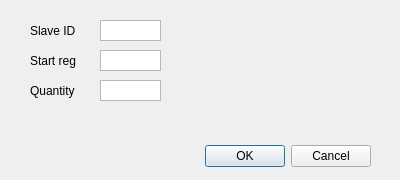
<?xml version="1.0" encoding="UTF-8"?>
<ui version="4.0">
 <class>ParamsDialog</class>
 <widget class="QDialog" name="ParamsDialog">
  <property name="geometry">
   <rect>
    <x>0</x>
    <y>0</y>
    <width>400</width>
    <height>180</height>
   </rect>
  </property>
  <property name="windowTitle">
   <string>Dialog</string>
  </property>
  <widget class="QDialogButtonBox" name="buttonBox">
   <property name="geometry">
    <rect>
     <x>30</x>
     <y>140</y>
     <width>341</width>
     <height>32</height>
    </rect>
   </property>
   <property name="orientation">
    <enum>Qt::Horizontal</enum>
   </property>
   <property name="standardButtons">
    <set>QDialogButtonBox::Cancel|QDialogButtonBox::Ok</set>
   </property>
  </widget>
  <widget class="QTextEdit" name="SlaveID">
   <property name="geometry">
    <rect>
     <x>100</x>
     <y>20</y>
     <width>61</width>
     <height>21</height>
    </rect>
   </property>
   <property name="sizePolicy">
    <sizepolicy hsizetype="Expanding" vsizetype="Expanding">
     <horstretch>0</horstretch>
     <verstretch>0</verstretch>
    </sizepolicy>
   </property>
   <property name="verticalScrollBarPolicy">
    <enum>Qt::ScrollBarAlwaysOff</enum>
   </property>
  </widget>
  <widget class="QTextEdit" name="Quantity">
   <property name="geometry">
    <rect>
     <x>100</x>
     <y>80</y>
     <width>61</width>
     <height>21</height>
    </rect>
   </property>
   <property name="verticalScrollBarPolicy">
    <enum>Qt::ScrollBarAlwaysOff</enum>
   </property>
  </widget>
  <widget class="QLabel" name="label">
   <property name="geometry">
    <rect>
     <x>30</x>
     <y>20</y>
     <width>61</width>
     <height>21</height>
    </rect>
   </property>
   <property name="text">
    <string>Slave ID</string>
   </property>
   <property name="alignment">
    <set>Qt::AlignLeading|Qt::AlignLeft|Qt::AlignVCenter</set>
   </property>
   <property name="wordWrap">
    <bool>true</bool>
   </property>
  </widget>
  <widget class="QTextEdit" name="StartRegister">
   <property name="geometry">
    <rect>
     <x>100</x>
     <y>50</y>
     <width>61</width>
     <height>21</height>
    </rect>
   </property>
   <property name="verticalScrollBarPolicy">
    <enum>Qt::ScrollBarAlwaysOff</enum>
   </property>
  </widget>
  <widget class="QLabel" name="label_6">
   <property name="geometry">
    <rect>
     <x>30</x>
     <y>80</y>
     <width>61</width>
     <height>21</height>
    </rect>
   </property>
   <property name="text">
    <string>Quantity</string>
   </property>
   <property name="alignment">
    <set>Qt::AlignLeading|Qt::AlignLeft|Qt::AlignVCenter</set>
   </property>
   <property name="wordWrap">
    <bool>true</bool>
   </property>
  </widget>
  <widget class="QLabel" name="label_5">
   <property name="geometry">
    <rect>
     <x>30</x>
     <y>50</y>
     <width>61</width>
     <height>21</height>
    </rect>
   </property>
   <property name="text">
    <string>Start reg</string>
   </property>
   <property name="alignment">
    <set>Qt::AlignLeading|Qt::AlignLeft|Qt::AlignVCenter</set>
   </property>
   <property name="wordWrap">
    <bool>true</bool>
   </property>
  </widget>
 </widget>
 <resources/>
 <connections>
  <connection>
   <sender>buttonBox</sender>
   <signal>accepted()</signal>
   <receiver>ParamsDialog</receiver>
   <slot>accept()</slot>
   <hints>
    <hint type="sourcelabel">
     <x>248</x>
     <y>254</y>
    </hint>
    <hint type="destinationlabel">
     <x>157</x>
     <y>274</y>
    </hint>
   </hints>
  </connection>
  <connection>
   <sender>buttonBox</sender>
   <signal>rejected()</signal>
   <receiver>ParamsDialog</receiver>
   <slot>reject()</slot>
   <hints>
    <hint type="sourcelabel">
     <x>316</x>
     <y>260</y>
    </hint>
    <hint type="destinationlabel">
     <x>286</x>
     <y>274</y>
    </hint>
   </hints>
  </connection>
 </connections>
</ui>
